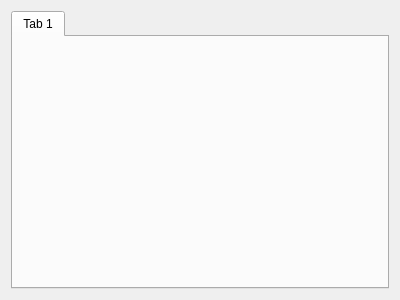
<?xml version="1.0" encoding="UTF-8"?>
<ui version="4.0">
 <class>DeviceSettings</class>
 <widget class="QWidget" name="DeviceSettings">
  <property name="geometry">
   <rect>
    <x>0</x>
    <y>0</y>
    <width>400</width>
    <height>300</height>
   </rect>
  </property>
  <property name="windowTitle">
   <string>Form</string>
  </property>
  <layout class="QVBoxLayout" name="verticalLayout">
   <item>
    <widget class="AddableTabWidget" name="deviceTabs">
     <property name="currentIndex">
      <number>0</number>
     </property>
     <widget class="QWidget" name="tab">
      <attribute name="title">
       <string>Tab 1</string>
      </attribute>
     </widget>
    </widget>
   </item>
  </layout>
 </widget>
 <customwidgets>
  <customwidget>
   <class>AddableTabWidget</class>
   <extends>QTabWidget</extends>
   <header>customwidgets/addabletabwidget.h</header>
   <container>1</container>
  </customwidget>
 </customwidgets>
 <resources/>
 <connections/>
</ui>
